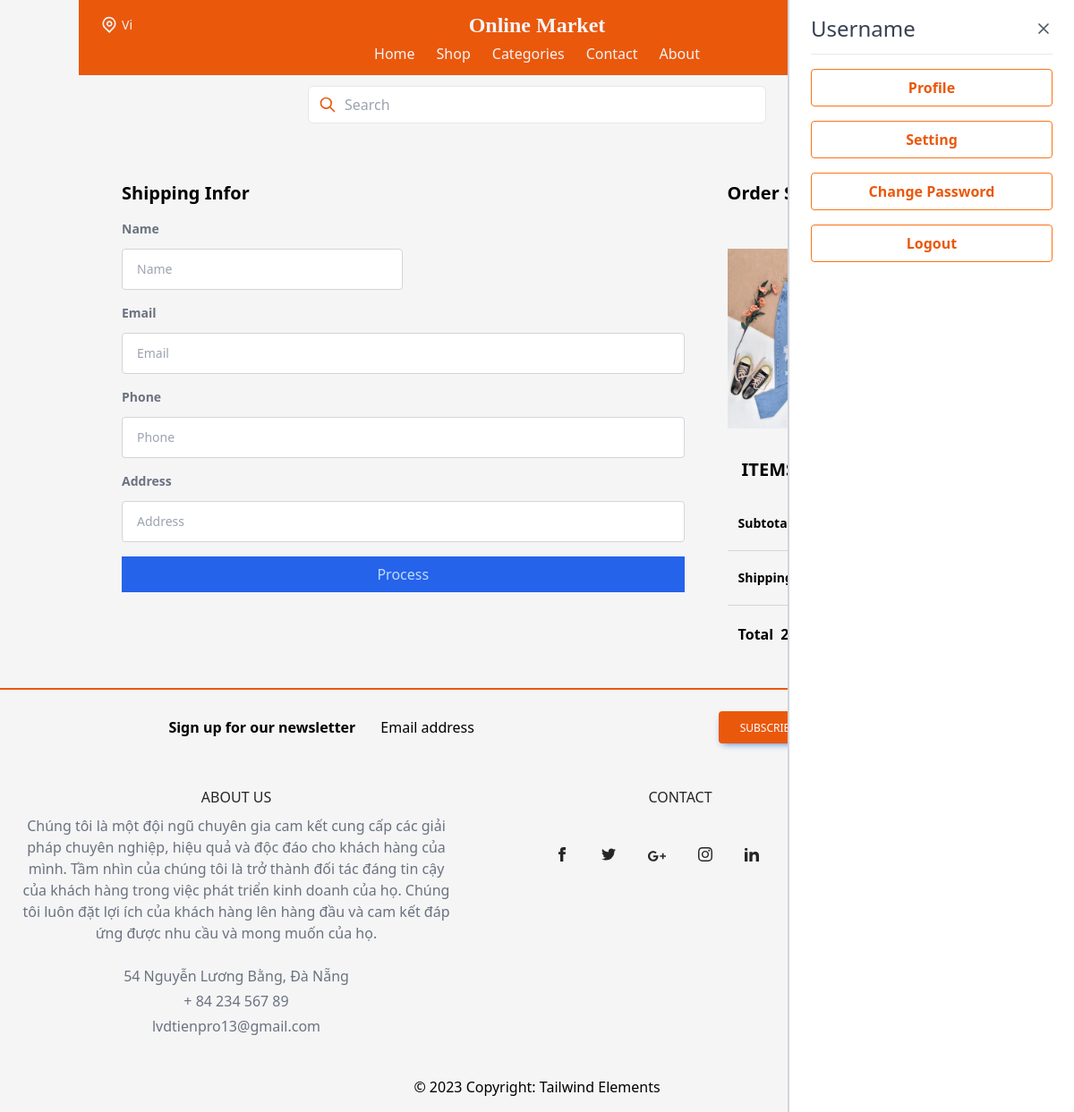
Before: /payment/checkout/14/ (signed in) with the older database file.
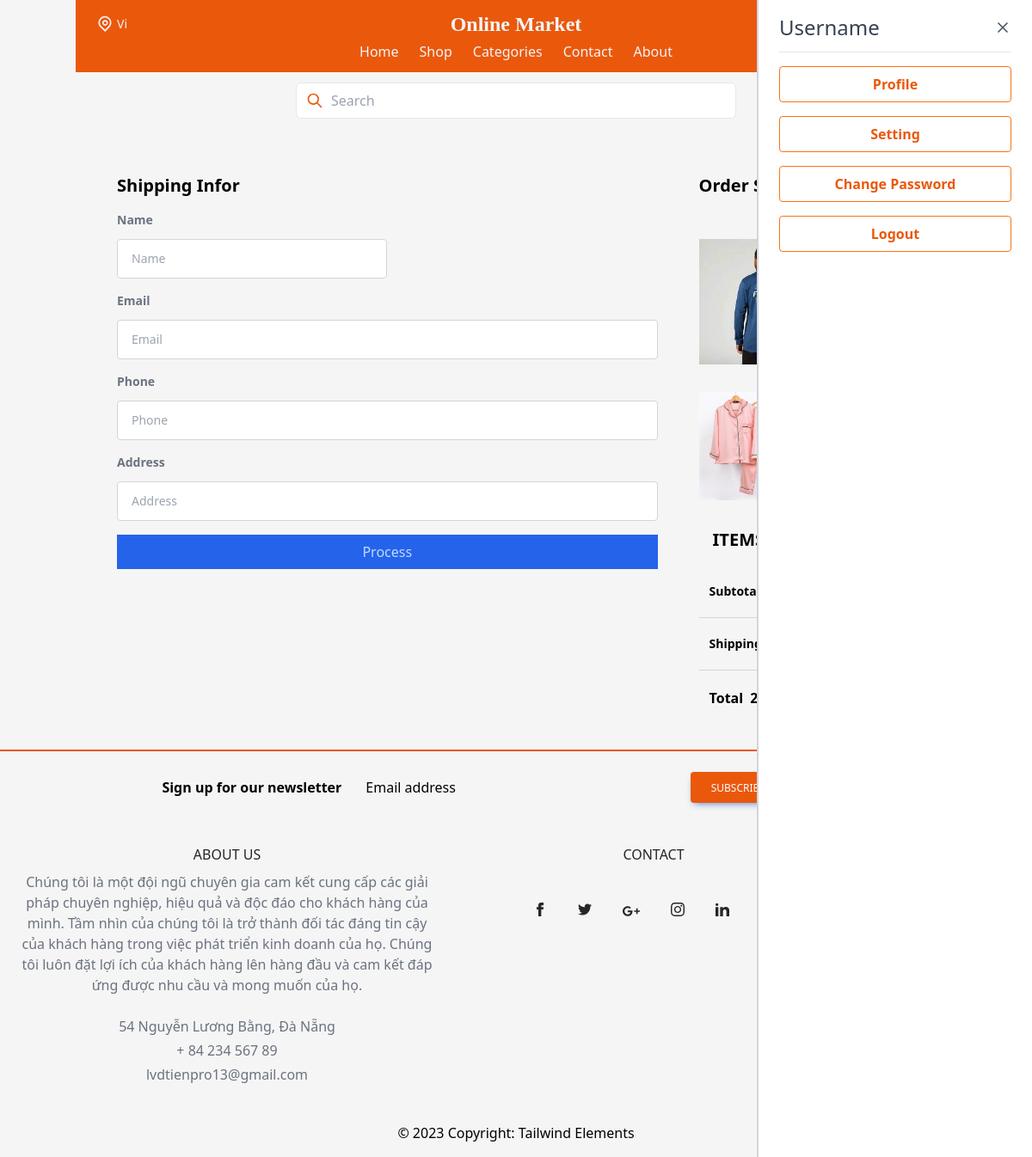
After: the same page with the newer database file.
### item/models.py (models this page shows, shortened)
class OrderItem(models.Model):
    user = models.ForeignKey(User,
                             on_delete=models.CASCADE)
    ordered = models.BooleanField(default=False)
    item = models.ForeignKey(Item, on_delete=models.CASCADE)
    quantity = models.IntegerField(default=1)
    def get_total_item_price(self):
        return self.quantity * self.item.price
    def get_final_price(self):
        if self.item.discount_price:
            return self.get_total_discount_item_price()
        return self.get_total_item_price()

class Item(models.Model):
    category = models.ForeignKey(Category, related_name='items', on_delete=models.CASCADE)
    name = models.CharField(max_length=255)
    description = models.TextField(blank=True, null=True)
    price = models.FloatField()
    discount_price = models.FloatField(blank=True, null=True)
    image = models.ImageField(upload_to='item_images', blank=True, null=True)
    is_sold = models.BooleanField(default=False)
    created_by = models.ForeignKey(User, related_name='items', on_delete=models.CASCADE)
    created_at = models.DateTimeField(auto_now_add=True)

### payment/views.py (the view)
# urls.py: path('checkout/<int:pk>/',views.checkout, name='checkout'),
def checkout(request, pk):
    order = get_object_or_404(Order, pk=pk)
    order_total_price = order.get_total()
    order_items = OrderItem.objects.filter(user=request.user, ordered=False)
    item_count = order_items.count()
    if request.method == 'POST':
        name = request.POST.get('name')
        address = request.POST.get('address')
        email = request.POST.get('email')
        phone_number = request.POST.get('phone_number')
        shipping_address = ShippingAddress(name=name, address=address, email=email, phone_number=phone_number, user=request.user)
        request.session['shipping_address'] = {
            'name': shipping_address.name,
            'address': shipping_address.address,
            'email': shipping_address.email,
            'phone_number': shipping_address.phone_number
        }
        shipping_address.save()
        order.shipping_address = shipping_address
        order.save()
        request.session.modified = True
        return redirect('payment:process', pk=pk)  # Chuyển hướng đến trang thanh toán.
    else:
        shipping_address_data = request.session.get('shipping_address', {})
    context ={
        'shipping_address_data': shipping_address_data,
        'order_items': order_items,
        'order_total_price':order_total_price,
        'item_count': item_count,
    }
    return render(request, 'payment/checkout.html', context)

### core/context_processors.py (called while the page is built)
def profile_picture(request):
    if request.user.is_authenticated:
        try:
            profile = Profile.objects.get(user=request.user)
            return {'profile_picture': profile.profileimg.url}
        except Profile.DoesNotExist:
            pass
    return {}

def cart_item_count(request):
    cart_count = 0
    if request.user.is_authenticated:
        order_items = OrderItem.objects.filter(user=request.user, ordered=False)
        cart_count = order_items.count()
    return {'cart_item_count': cart_count}

### item/models.py (called while the page is built)
    def get_total(self):
        total = 0
        for order_item in self.items.all():
            total += order_item.get_final_price()
        if self.coupon:
            total -= self.coupon.amount
        return total

### payment/templates/payment/checkout.html (shortened to what the changed rows need)
{% extends 'core/base.html' %}
{% block content %}
<div class="container p-12 mx-auto">
  <div class="flex flex-col w-full px-0 mx-auto md:flex-row">
      <div class="flex flex-col md:w-full">
          <h2 class="mb-4 font-bold md:text-xl text-heading ">Shipping Infor
          </h2>
      </div>
      <div class="flex flex-col w-full ml-0 lg:ml-12 lg:w-2/5">
          <div class="pt-12 md:pt-0 2xl:ps-4">
              <h2 class="text-xl font-bold">Order Summary
              </h2>
              <div class="mt-8">
                  <div class="flex flex-col space-y-4">
                    {% for item in order_items %}
                        <div class="flex space-x-4">
                            <div>
                                <img src="{{item.item.image.url}}" alt="image"
                                    class="w-60">
                            </div>
                            <div>
                                <h2 class="text-xl font-bold">{{item.item.name}}</h2>
                                <p class="text-sm">x{{item.quantity}}</p>
                                {% if item.discount_price %}
                                    <span class="text-red-600">Price</span> {{item.item.discount_price}}
                                {% else %}
                                    <span class="text-red-600">Price</span> {{item.item.price}}
                                {% endif %}
                            </div>
                            <div>
                            </div>
                        </div>
                    {% endfor %}
                  </div>
              </div>
              <div class="flex p-4 mt-4">
                  <h2 class="text-xl font-bold">ITEMS {{item_count}}</h2>
              </div>
          </div>
      </div>
  </div>
</div>
{% endblock content %}

Changed rows visible on the page:
added OrderItem: item.image (picture)
